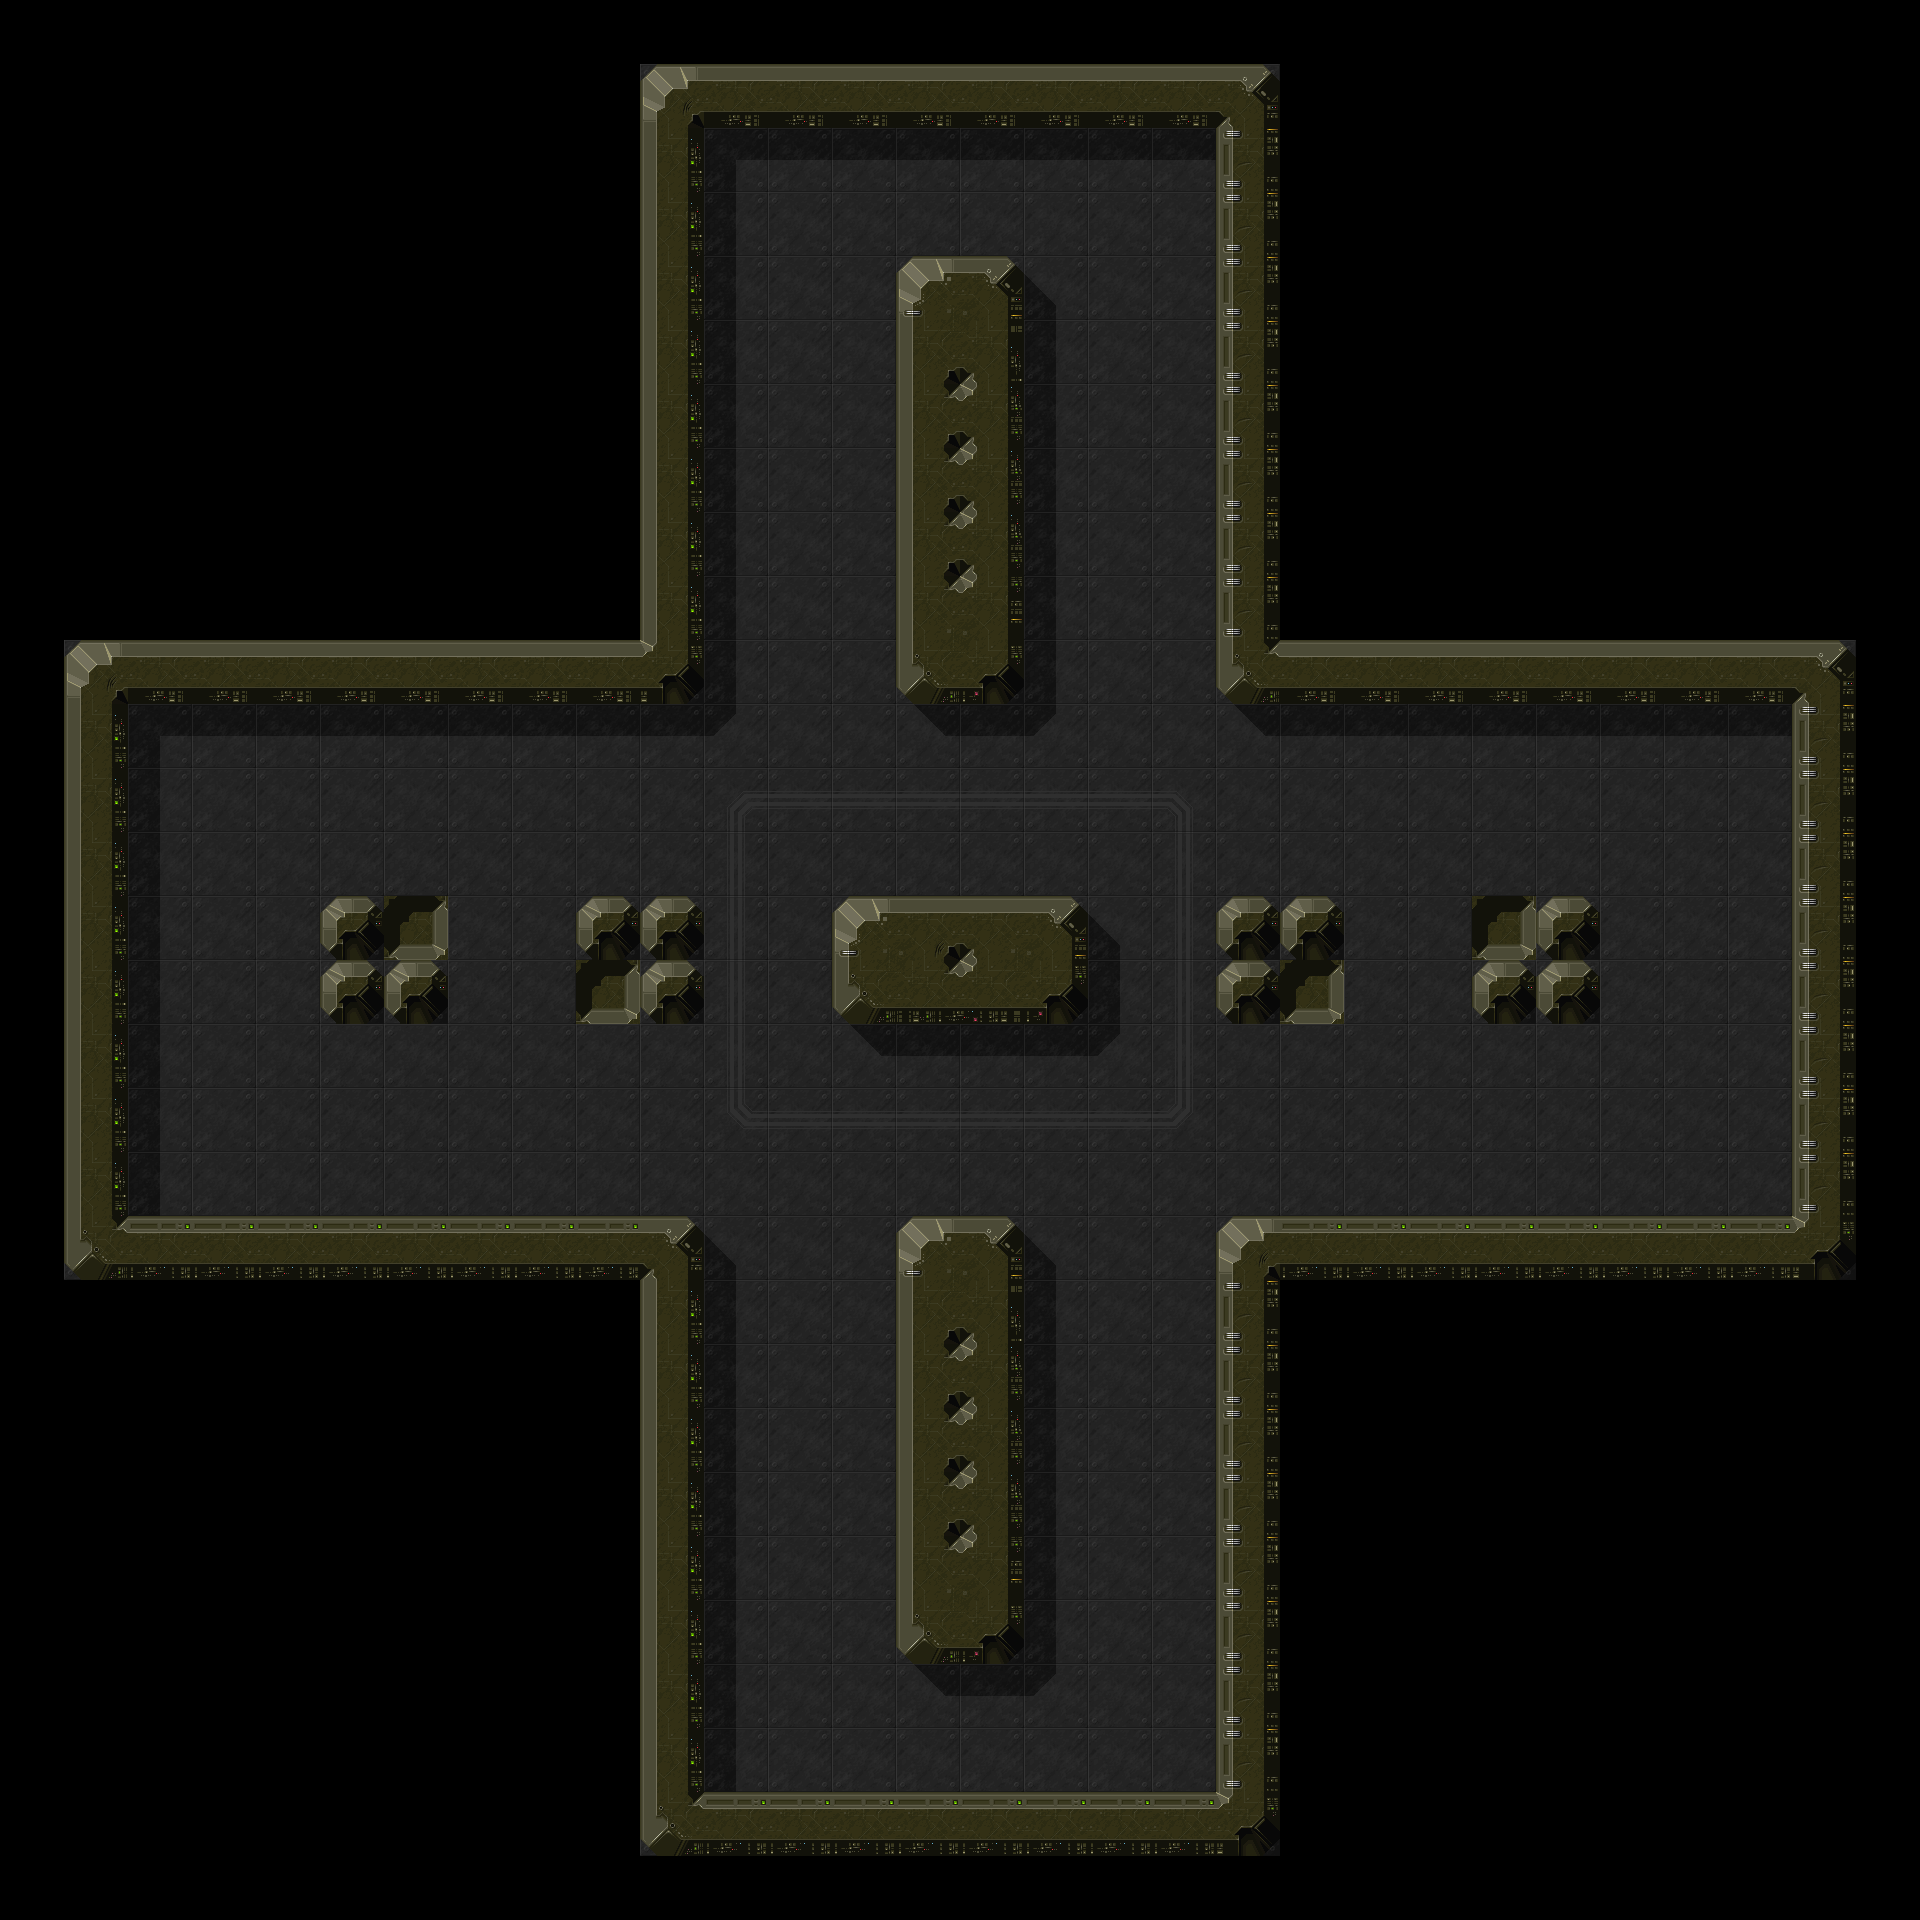

This is a level from a 2D game, rendered from its Tiled map with the project's own tilesets. A one-line summary and the map file follow, with tile-layer data summarised:
An orthogonal 30x30 tile map with 64x64 px tiles, 2 tile layers (Background Color, Graphic Layer) and 35 objects.

<map version="1.0" orientation="orthogonal" renderorder="right-down" width="30" height="30" tilewidth="64" tileheight="64" nextobjectid="51">
 <tileset firstgid="1" name="space-blks-1.034" tilewidth="64" tileheight="64" tilecount="192">
  <image source="space-blks-1.034.png" width="1024" height="768" />
 </tileset>
 <layer name="Background Color" width="30" height="30">
  <data>[900 cells, 900 non-empty, 1 distinct tile ids]</data>
 </layer>
 <layer name="Graphic Layer" width="30" height="30">
  <data>[900 cells, 460 non-empty, 37 distinct tile ids]</data>
 </layer>
 <objectgroup name="Walls">
  <object id="1" x="640" y="64" width="64" height="640" />
  <object id="2" x="64" y="640" width="64" height="640" />
  <object id="3" x="640" y="1216" width="64" height="640" />
  <object id="4" x="1216" y="1216" width="64" height="640" />
  <object id="5" x="1216" y="64" width="64" height="640" />
  <object id="6" x="1792" y="640" width="64" height="640" />
  <object id="7" x="704" y="64" width="512" height="64" />
  <object id="8" x="1280" y="640" width="512" height="64" />
  <object id="9" x="128" y="640" width="512" height="64" />
  <object id="10" x="128" y="1216" width="512" height="64" />
  <object id="11" x="704" y="1792" width="512" height="64" />
  <object id="12" x="1280" y="1216" width="512" height="64" />
  <object id="16" x="832" y="896" width="256" height="128" />
  <object id="17" x="1216" y="896" width="128" height="128" />
  <object id="18" x="1472" y="896" width="128" height="128" />
  <object id="19" x="320" y="896" width="128" height="128" />
  <object id="20" x="576" y="896" width="128" height="128" />
  <object id="22" x="896" y="1216" width="128" height="448" />
  <object id="23" x="896" y="256" width="128" height="448" />
 </objectgroup>
 <objectgroup name="Objects">
  <object id="24" x="458.292" y="933.146" width="32" height="32" />
  <object id="25" x="579.775" y="1029.12" width="32" height="32" />
  <object id="28" x="459.079" y="891.304" width="32" height="32" />
  <object id="29" x="716.113" y="158.568" width="32" height="32" />
  <object id="30" x="957.801" y="736.573" width="32" height="32" />
  <object id="31" x="1164.96" y="1740.41" width="32" height="32" />
  <object id="32" x="1698.21" y="1141.94" width="32" height="32" />
  <object id="33" x="1624.04" y="1158.57" width="32" height="32" />
  <object id="34" x="1632.99" y="1117.65" width="32" height="32" />
 </objectgroup>
 <objectgroup name="First Aid">
  <object id="36" x="1663.09" y="922.747" width="50" height="30" />
 </objectgroup>
 <objectgroup name="Ammo">
  <object id="37" x="1140.92" y="164.521" width="50" height="50" />
  <object id="39" x="160.98" y="1137.37" width="50" height="50" />
 </objectgroup>
 <objectgroup name="Enemies">
  <object id="47" x="776.109" y="464.95" width="40" height="40">
   <ellipse />
  </object>
  <object id="48" x="1244.75" y="779.179" width="40" height="40">
   <ellipse />
  </object>
  <object id="49" x="200.453" y="934.368" width="40" height="40">
   <ellipse />
  </object>
  <object id="50" x="775.946" y="1416.1" width="40" height="40">
   <ellipse />
  </object>
 </objectgroup>
</map>
